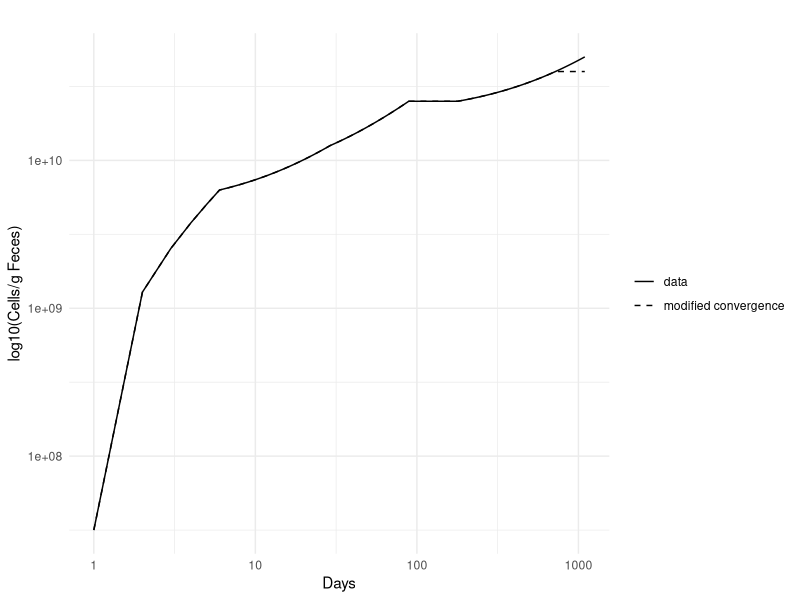

Write R code to recreate this figure.
# Load necessary libraries
library(tidyverse)
library(gridExtra)


# Averaged for subjects 7 and 9 in Fig. 2, Palmer et al. 2007
data_abs = tibble(
  Age_Num = c(2, 7, 30, 90, 180, 1095),  # Age in days
  Enterobacteriaceae = 10^c(7.5,9.8,10.1,10.4,10.4,10.7),
  Bifidobacteriaceae = 10^c(7.5,9.8,10.1,10.4,10.4,10.7),
  Bacteroidaceae = 10^c(7.5,9.8,10.1,10.4,10.4,10.7),
  Clostridales = 10^c(7.5,9.8,10.1,10.4,10.4,10.7)
)

# Function to interpolate each bacteria group
interpolate_bacteria = function(bacteria) {
  df = data_abs %>% select(Age_Num, bacteria)
  names(df)[2] = "Count"
  interpolated = approx(df$Age_Num, df$Count, n = 1095)$y
  return(data.frame(Age_Num = 1:1095, Bacteria = bacteria, Count = interpolated))
}

# Apply the function to each bacteria group and combine results
interpolated_data = bind_rows(
  interpolate_bacteria("Enterobacteriaceae"),
  interpolate_bacteria("Bifidobacteriaceae"),
  interpolate_bacteria("Bacteroidaceae"),
  interpolate_bacteria("Clostridales")
)
interpolated_data_all     = interpolated_data
interpolated_data_1       = interpolated_data

# Find the rows corresponding to day 720 for each bacteria
interpolated_data_1 = interpolated_data_1 %>% filter(Age_Num<=720)
day_720_data        = interpolated_data_1 %>% filter(Age_Num == 720)

# Create a new dataframe for days 721 to 735
additional_days = tibble(
  Age_Num = rep(721:735, times = nrow(day_720_data)),
  Bacteria = rep(day_720_data$Bacteria, each = 15),
  Count = rep(day_720_data$Count, each = 15)
)

# Combine the new data with the original dataframe
interpolated_data_extended = bind_rows(interpolated_data_1, additional_days)
saveRDS(interpolated_data_extended,'interpolated_data_extended.rds')

##### FOR PLOTTING
# Create a new dataframe for days 721 to 735
additional_days = tibble(
  Age_Num = rep(721:1095, times = nrow(day_720_data)),
  Bacteria = rep(day_720_data$Bacteria, each = 375),
  Count = rep(day_720_data$Count, each = 375)
)

# Combine the new data with the original dataframe
interpolated_data_extended_plot = bind_rows(interpolated_data_1, additional_days)

interpolated_data_all$type           = 'data'
interpolated_data_extended_plot$type = 'modified convergence'
interpolated_data_plot = rbind(interpolated_data_all,interpolated_data_extended_plot)
interpolated_data_plot = unique(interpolated_data_plot[c(1,3,4)])

p=ggplot() +
  geom_line(data = interpolated_data_plot, aes(x = Age_Num, y = Count, linetype = type), size = 0.5) +
  scale_linetype_manual(values = c('data' = 'solid', 'modified convergence' = 'dashed')) +
  labs(title = "",
       x = "Days",
       y = "log10(Cells/g Feces)") +
  theme_minimal() + 
  theme(legend.title = element_blank()) + # This line removes the legend title
  scale_y_log10() + 
  scale_x_log10()